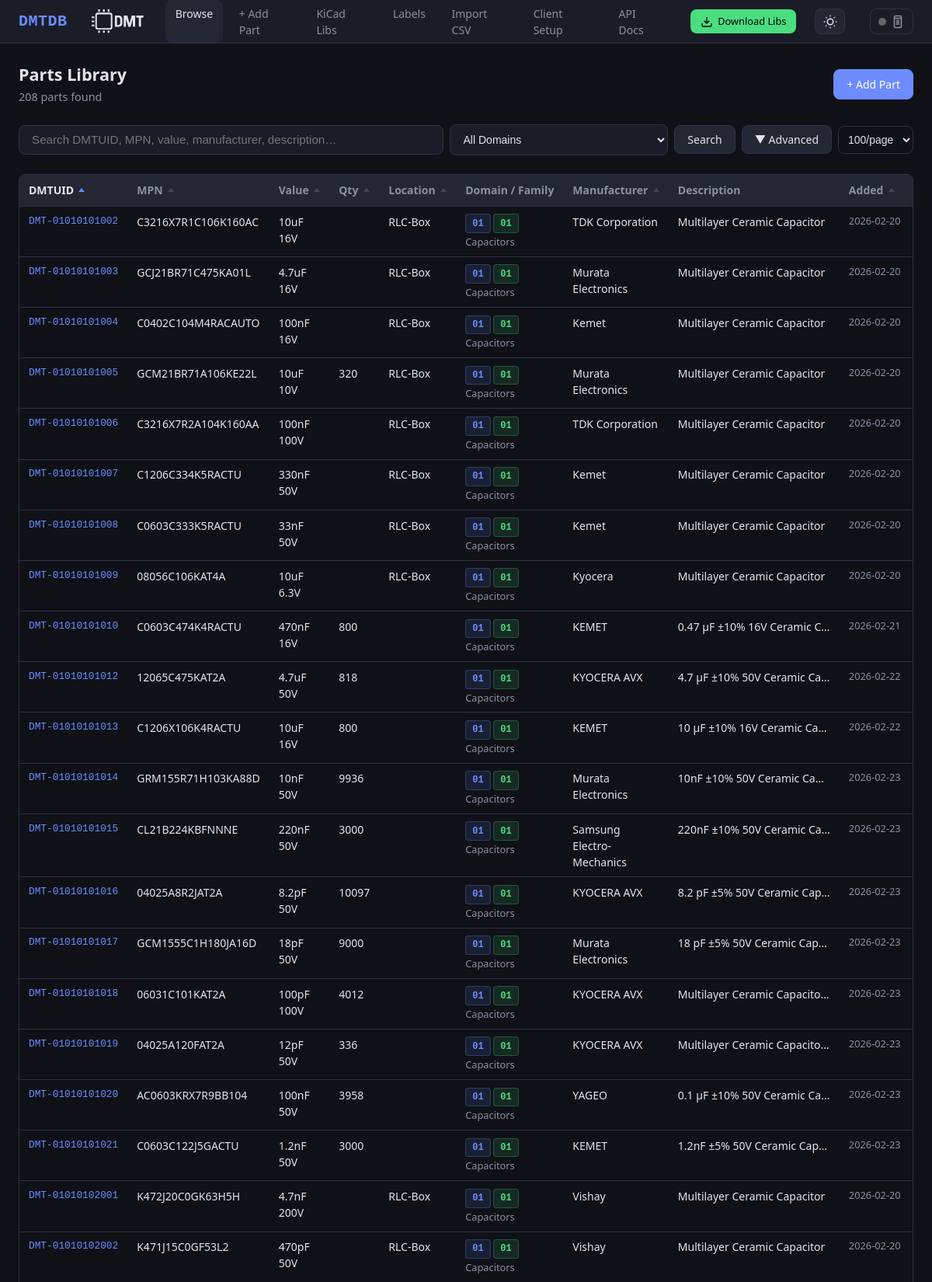
The page / (upper part) on the database its author committed.
### db/models.py (models this page shows, shortened)
class Base(DeclarativeBase):
    pass

class Part(Base):
    __tablename__ = "parts"
    dmtuid = Column(String(20), primary_key=True)               # DMT-TTFFCCSSXXX
    tt  = Column(String(2), nullable=False, index=True)
    ff  = Column(String(2), nullable=False, index=True)
    cc  = Column(String(2), nullable=False, index=True)
    ss  = Column(String(2), nullable=False, index=True)
    xxx = Column(String(3), nullable=False)
    mpn          = Column(String(200), index=True, default="")
    manufacturer = Column(String(200), index=True, default="")
    value        = Column(String(200), index=True, default="")
    description  = Column(Text, default="")
    quantity     = Column(String(50), default="")
    location     = Column(String(200), default="")
    datasheet    = Column(Text, default="")
    distributor  = Column(Text, default="")
    kicad_symbol    = Column(String(300), default="")
    kicad_footprint = Column(String(300), default="")
    kicad_libref    = Column(String(300), default="")
    kicad_3dmodel   = Column(String(300), default="")
    extra_json = Column(Text, default="{}")
    notes      = Column(Text, default="")
    created_at = Column(DateTime, default=lambda: datetime.now(timezone.utc))
    updated_at = Column(DateTime, default=lambda: datetime.now(timezone.utc),
                        onupdate=lambda: datetime.now(timezone.utc))
    fields = relationship(
        "PartField", back_populates="part",
        cascade="all, delete-orphan", lazy="selectin",
    )
    __table_args__ = (
        Index("ix_ttffccss", "tt", "ff", "cc", "ss"),
    )

### ui/routes_browse.py (the view)
@ui_bp.route("/")
def index():
    q     = request.args.get("q", "").strip()
    tt    = request.args.get("tt", "").strip()
    ff    = request.args.get("ff", "").strip()
    cc    = request.args.get("cc", "").strip()
    ss    = request.args.get("ss", "").strip()
    props = request.args.get("props", "").strip()
    page  = max(int(request.args.get("page", 1)), 1)
    sort_by = request.args.get("sort", "dmtuid").strip()
    sort_order = request.args.get("order", "asc").strip()
    try:
        per_page = int(request.args.get("per_page", DEFAULT_PER_PAGE))
    except ValueError:
        per_page = DEFAULT_PER_PAGE
    if per_page not in PAGE_SIZE_OPTIONS:
        per_page = DEFAULT_PER_PAGE
    if sort_by not in SearchService.SORTABLE_COLUMNS:
        sort_by = "dmtuid"
    if sort_order not in ("asc", "desc"):
        sort_order = "asc"
    props_parsed = {}
    if props:
        try:
            props_parsed = json.loads(props)
        except json.JSONDecodeError:
            props_parsed = {}
    session = get_session()
    try:
        parts, total = SearchService.search(
            session, q=q, tt=tt, ff=ff, cc=cc, ss=ss, props=props_parsed,
            sort_by=sort_by, sort_order=sort_order,
            limit=per_page,
            offset=(page - 1) * per_page,
        )
        total_pages = max((total + per_page - 1) // per_page, 1)
        return render_template(
            "index.html",
            parts=parts, q=q, tt=tt, ff=ff, cc=cc, ss=ss,
            props=props, props_parsed=props_parsed,
            page=page, total_pages=total_pages, total=total,
            per_page=per_page, page_size_options=PAGE_SIZE_OPTIONS,
            sort_by=sort_by, sort_order=sort_order,
            domains=get_domains(),
            domain_name=domain_name,
            family_name=family_name,
        )
    finally:
        session.close()

### db/engine.py (called while the page is built)
def get_session() -> Session:
    if _SessionLocal is None:
        raise RuntimeError("Database not initialised - call init_db() first")
    return _SessionLocal()

### schema/loader.py (called while the page is built)
def get_domains() -> list[dict]:
    return _schema.get("domains", [])

def family_name(tt: str, ff: str) -> str:
    return _family_map.get(f"{tt}{ff}", "Unknown")

### services/search_service.py (called while the page is built)
    @staticmethod
    def _apply_filters(query: Query, *, q: str, tt: str, ff: str, cc: str, ss: str, props: dict = None) -> Query:
        if tt:
            query = query.filter(Part.tt == tt)
        if ff:
            query = query.filter(Part.ff == ff)
        if cc:
            query = query.filter(Part.cc == cc)
        if ss:
            query = query.filter(Part.ss == ss)
        if q:
            query = SearchService._apply_text_filter(query, q)
        if props:
            query = SearchService._apply_prop_filters(query, props)
        return query

### templates/index.html (shortened to what this page needs)
{% extends "base.html" %}
{% block content %}
<div class="page-header">
  <div>
    <h1>Parts Library</h1>
    <span class="subtitle">{{ total }} part{{ 's' if total != 1 }} found</span>
  </div>
  <a href="/part/add" class="btn btn-primary">+ Add Part</a>
</div>
<form method="get" action="/" id="searchForm">
  <div class="search-box">
    <div class="search-wrapper" id="searchWrapper">
      <input type="text" name="q" id="searchInput" value="{{ q }}"
        placeholder="Search DMTUID, MPN, value, manufacturer, description…" autocomplete="off">
    </div>
    <select name="tt" id="ttSelect">
      <option value="">All Domains</option>
    </select>
    <button type="submit" class="btn btn-secondary">Search</button>
    <button type="button" class="btn btn-secondary" id="advSearchToggle">▼ Advanced</button>
    <select name="per_page" id="perPageSelect" onchange="this.form.submit()"
      style="padding: 0.5rem; border: 1px solid var(--border); border-radius: var(--radius); background: var(--bg);">
      {% for opt in page_size_options %}
      <option value="{{ opt }}" {% if opt==per_page %}selected{% endif %}>{{ opt }}/page</option>
      {% endfor %}
    </select>
  </div>
</form>
<div class="table-wrap">
  <table>
    <thead>
      <tr>
        {% macro sort_header(label, col) %}
        {% set new_order = 'desc' if sort_by == col and sort_order == 'asc' else 'asc' %}
        <th class="sortable {% if sort_by == col %}sorted {{ sort_order }}{% endif %}">
          <a
            href="?q={{ q }}&tt={{ tt }}&ff={{ ff }}&cc={{ cc|default('') }}&ss={{ ss|default('') }}&props={{ props|default('') }}&sort={{ col }}&order={{ new_order }}">
            {{ label }}
            <span class="sort-indicator"></span>
          </a>
        </th>
        {% endmacro %}
        {{ sort_header('DMTUID', 'dmtuid') }}
        {{ sort_header('MPN', 'mpn') }}
        {{ sort_header('Value', 'value') }}
        {{ sort_header('Qty', 'quantity') }}
        {{ sort_header('Location', 'location') }}
        <th>Domain / Family</th>
        {{ sort_header('Manufacturer', 'manufacturer') }}
        <th class="truncate">Description</th>
        {{ sort_header('Added', 'created_at') }}
        <th title="KiCad Assets">KiCad</th>
      </tr>
    </thead>
    <tbody>
      {% for p in parts %}
      <tr>
        <td class="uid-cell"><a href="/part/{{ p.dmtuid }}">{{ p.dmtuid }}</a></td>
        <td>{{ p.mpn or '' }}</td>
        <td>{{ p.value or '' }}</td>
        <td>{{ p.quantity or '' }}</td>
        <td>{{ p.location or '' }}</td>
        <td>
          <span class="badge badge-domain">{{ p.tt }}</span>
          <span class="badge badge-family">{{ p.ff }}</span>
          <span style="font-size:.8rem; color:var(--text-dim)">{{ family_name(p.tt, p.ff) }}</span>
        </td>
        <td>{{ p.manufacturer or '' }}</td>
        <td class="truncate" title="{{ p.description or '' }}">{{ p.description or '' }}</td>
        <td style="font-size:.8rem;color:var(--text-dim);white-space:nowrap;">{{ p.created_at.strftime('%Y-%m-%d') if p.created_at else '' }}</td>
        <td class="kicad-icons">
        </td>
      </tr>
      {% endfor %}
    </tbody>
  </table>
</div>
{% endblock %}

### static/css/style.css (style rules this page uses)
:root { --bg: #0f1117; --surface: #1a1d27; --surface2: #232734; --border: #2e3345; --text: #e1e4ed; --text-dim: #8b90a0; --accent: #6c8cff; --accent-hover: #8aa4ff; --green: #4ade80; --red: #f87171; --yellow: #fbbf24; --orange: #fb923c; --radius: 8px; --font: 'Segoe UI', system-ui, -apple-system, sans-serif; --mono: 'JetBrains Mono', 'Fira Code', 'Consolas', monospace; --card: var(--surface); --hover: var(--surface2); }
*, *::before, *::after { box-sizing: border-box; margin: 0; padding: 0; }
body { font-family: var(--font); background: var(--bg); color: var(--text); line-height: 1.5; }
.search-box { display: flex; gap: .5rem; margin-bottom: 1.5rem; flex-wrap: wrap; align-items: center; }
.search-box input[type=text] { flex: 1; min-width: 250px; padding: .6rem 1rem; background: var(--surface); border: 1px solid var(--border); border-radius: var(--radius); color: var(--text); font-size: .95rem; outline: none; transition: border .15s; }
.search-box select { padding: .6rem .8rem; background: var(--surface); border: 1px solid var(--border); border-radius: var(--radius); color: var(--text); font-size: .875rem; }
.btn { display: inline-flex; align-items: center; gap: .4rem; padding: .5rem 1rem; border-radius: var(--radius); font-size: .875rem; font-weight: 500; text-decoration: none; border: 1px solid var(--border); cursor: pointer; transition: all .15s; font-family: var(--font); }
.btn-primary { background: var(--accent); color: #fff; border-color: var(--accent); }
.btn-secondary { background: var(--surface2); color: var(--text); }
.table-wrap { overflow-x: auto; border: 1px solid var(--border); border-radius: var(--radius); }
table { width: 100%; border-collapse: collapse; font-size: .875rem; }
thead { background: var(--surface2); }
th { text-align: left; padding: .6rem .75rem; color: var(--text-dim); font-weight: 600; white-space: nowrap; border-bottom: 1px solid var(--border); background: var(--surface2); }
th.sortable a { color: var(--text-dim); text-decoration: none; display: flex; align-items: center; gap: .4rem; }
th.sortable .sort-indicator { display: inline-block; width: 0; height: 0; border-left: 4px solid transparent; border-right: 4px solid transparent; opacity: 0.3; }
th.sortable:not(.sorted) .sort-indicator { border-bottom: 5px solid currentColor; border-top: none; }
th.sortable.sorted .sort-indicator { opacity: 1; }
th.sortable.sorted.asc .sort-indicator { border-bottom: 5px solid var(--accent); border-top: none; }
th.sortable.sorted a { color: var(--text); }
td { padding: .55rem .75rem; border-bottom: 1px solid var(--border); vertical-align: top; }
.uid-cell { font-family: var(--mono); font-size: .8rem; color: var(--accent); white-space: nowrap; }
.uid-cell a { color: var(--accent); text-decoration: none; }
.kicad-icons { white-space: nowrap; text-align: center; }
.truncate { max-width: 220px; overflow: hidden; text-overflow: ellipsis; white-space: nowrap; }
.page-header { display: flex; align-items: center; justify-content: space-between; margin-bottom: 1.5rem; flex-wrap: wrap; gap: .75rem; }
.page-header h1 { font-size: 1.35rem; font-weight: 700; }
.page-header .subtitle { color: var(--text-dim); font-size: .9rem; }
.badge { display: inline-block; padding: .15rem .5rem; border-radius: 4px; font-size: .75rem; font-weight: 600; font-family: var(--mono); }
.badge-domain { background: #6c8cff20; color: var(--accent); border: 1px solid #6c8cff40; }
.badge-family { background: #4ade8020; color: var(--green); border: 1px solid #4ade8040; }
.search-wrapper { position: relative; flex: 1; min-width: 250px; }
.search-wrapper input { width: 100%; }

### rows shown on the page
Part: dmtuid "DMT-01010101002", mpn "C3216X7R1C106K160AC", value "10uF 16V", location "RLC-Box", tt "01", ff "01", tt+ff "Capacitors", manufacturer "TDK Corporation", description "Multilayer Ceramic Capacitor", created_at "2026-02-20"
Part: dmtuid "DMT-01010101003", mpn "GCJ21BR71C475KA01L", value "4.7uF 16V", location "RLC-Box", tt "01", ff "01", tt+ff "Capacitors", manufacturer "Murata Electronics", description "Multilayer Ceramic Capacitor", created_at "2026-02-20"
Part: dmtuid "DMT-01010101004", mpn "C0402C104M4RACAUTO", value "100nF 16V", location "RLC-Box", tt "01", ff "01", tt+ff "Capacitors", manufacturer "Kemet", description "Multilayer Ceramic Capacitor", created_at "2026-02-20"
Part: dmtuid "DMT-01010101005", mpn "GCM21BR71A106KE22L", value "10uF 10V", quantity "320", location "RLC-Box", tt "01", ff "01", tt+ff "Capacitors", manufacturer "Murata Electronics", description "Multilayer Ceramic Capacitor", created_at "2026-02-20"
Part: dmtuid "DMT-01010101006", mpn "C3216X7R2A104K160AA", value "100nF 100V", location "RLC-Box", tt "01", ff "01", tt+ff "Capacitors", manufacturer "TDK Corporation", description "Multilayer Ceramic Capacitor", created_at "2026-02-20"
Part: dmtuid "DMT-01010101007", mpn "C1206C334K5RACTU", value "330nF 50V", location "RLC-Box", tt "01", ff "01", tt+ff "Capacitors", manufacturer "Kemet", description "Multilayer Ceramic Capacitor", created_at "2026-02-20"
Part: dmtuid "DMT-01010101008", mpn "C0603C333K5RACTU", value "33nF 50V", location "RLC-Box", tt "01", ff "01", tt+ff "Capacitors", manufacturer "Kemet", description "Multilayer Ceramic Capacitor", created_at "2026-02-20"
Part: dmtuid "DMT-01010101009", mpn "08056C106KAT4A", value "10uF 6.3V", location "RLC-Box", tt "01", ff "01", tt+ff "Capacitors", manufacturer "Kyocera", description "Multilayer Ceramic Capacitor", created_at "2026-02-20"
Part: dmtuid "DMT-01010101010", mpn "C0603C474K4RACTU", value "470nF 16V", quantity "800", tt "01", ff "01", tt+ff "Capacitors", manufacturer "KEMET", description "0.47 µF ±10% 16V Ceramic C…", created_at "2026-02-21"
Part: dmtuid "DMT-01010101012", mpn "12065C475KAT2A", value "4.7uF 50V", quantity "818", tt "01", ff "01", tt+ff "Capacitors", manufacturer "KYOCERA AVX", description "4.7 µF ±10% 50V Ceramic Ca…", created_at "2026-02-22"
Part: dmtuid "DMT-01010101013", mpn "C1206X106K4RACTU", value "10uF 16V", quantity "800", tt "01", ff "01", tt+ff "Capacitors", manufacturer "KEMET", description "10 µF ±10% 16V Ceramic Ca…", created_at "2026-02-22"
Part: dmtuid "DMT-01010101014", mpn "GRM155R71H103KA88D", value "10nF 50V", quantity "9936", tt "01", ff "01", tt+ff "Capacitors", manufacturer "Murata Electronics", description "10nF ±10% 50V Ceramic Ca…", created_at "2026-02-23"
Part: dmtuid "DMT-01010101015", mpn "CL21B224KBFNNNE", value "220nF 50V", quantity "3000", tt "01", ff "01", tt+ff "Capacitors", manufacturer "Samsung Electro-Mechanics", description "220nF ±10% 50V Ceramic Ca…", created_at "2026-02-23"
Part: dmtuid "DMT-01010101016", mpn "04025A8R2JAT2A", value "8.2pF 50V", quantity "10097", tt "01", ff "01", tt+ff "Capacitors", manufacturer "KYOCERA AVX", description "8.2 pF ±5% 50V Ceramic Cap…", created_at "2026-02-23"
Part: dmtuid "DMT-01010101017", mpn "GCM1555C1H180JA16D", value "18pF 50V", quantity "9000", tt "01", ff "01", tt+ff "Capacitors", manufacturer "Murata Electronics", description "18 pF ±5% 50V Ceramic Cap…", created_at "2026-02-23"
Part: dmtuid "DMT-01010101018", mpn "06031C101KAT2A", value "100pF 100V", quantity "4012", tt "01", ff "01", tt+ff "Capacitors", manufacturer "KYOCERA AVX", description "Multilayer Ceramic Capacito…", created_at "2026-02-23"
Part: dmtuid "DMT-01010101019", mpn "04025A120FAT2A", value "12pF 50V", quantity "336", tt "01", ff "01", tt+ff "Capacitors", manufacturer "KYOCERA AVX", description "Multilayer Ceramic Capacito…", created_at "2026-02-23"
Part: dmtuid "DMT-01010101020", mpn "AC0603KRX7R9BB104", value "100nF 50V", quantity "3958", tt "01", ff "01", tt+ff "Capacitors", manufacturer "YAGEO", description "0.1 µF ±10% 50V Ceramic Ca…", created_at "2026-02-23"
Part: dmtuid "DMT-01010101021", mpn "C0603C122J5GACTU", value "1.2nF 50V", quantity "3000", tt "01", ff "01", tt+ff "Capacitors", manufacturer "KEMET", description "1.2nF ±5% 50V Ceramic Cap…", created_at "2026-02-23"
Part: dmtuid "DMT-01010102001", mpn "K472J20C0GK63H5H", value "4.7nF 200V", location "RLC-Box", tt "01", ff "01", tt+ff "Capacitors", manufacturer "Vishay", description "Multilayer Ceramic Capacitor", created_at "2026-02-20"
Part: dmtuid "DMT-01010102002", mpn "K471J15C0GF53L2", value "470pF 50V", location "RLC-Box", tt "01", ff "01", tt+ff "Capacitors", manufacturer "Vishay", description "Multilayer Ceramic Capacitor", created_at "2026-02-20"

### other values the page prints
{{ total }} "208"
{{ 's' if total != 1 }} "s"
{{ label }} "DMTUID MPN Value Qty Location Manufacturer Added"
form field per_page "100/page"
